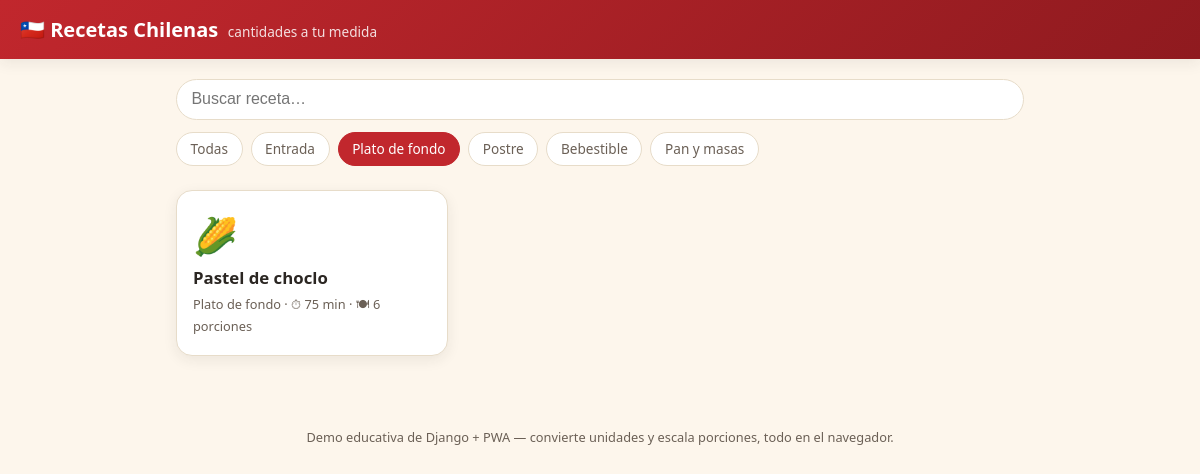
The page /?categoria=fondo on the database its author committed.
### recetas/models.py (models this page shows, shortened)
class Receta(models.Model):
    ENTRADA = "entrada"
    FONDO = "fondo"
    POSTRE = "postre"
    BEBESTIBLE = "bebestible"
    PAN_MASA = "pan_masa"
    CATEGORIA_CHOICES = [
        (ENTRADA, "Entrada"),
        (FONDO, "Plato de fondo"),
        (POSTRE, "Postre"),
        (BEBESTIBLE, "Bebestible"),
        (PAN_MASA, "Pan y masas"),
    ]
    nombre = models.CharField(max_length=100)
    slug = models.SlugField(max_length=110, unique=True)
    emoji = models.CharField(
        max_length=8, default="🍽️", help_text="Emoji decorativo para la tarjeta de la receta."
    )
    descripcion = models.TextField(blank=True)
    categoria = models.CharField(max_length=20, choices=CATEGORIA_CHOICES, default=FONDO)
    porciones_base = models.PositiveSmallIntegerField(
        default=4, help_text="Número de porciones al que corresponden las cantidades guardadas."
    )
    tiempo_preparacion_min = models.PositiveSmallIntegerField(
        help_text="Tiempo total estimado de preparación, en minutos."
    )
    pasos = models.TextField(
        help_text="Un paso por línea. Se muestran como una lista numerada."
    )
    creado = models.DateTimeField(auto_now_add=True)
    class Meta:
        ordering = ["nombre"]
    def get_absolute_url(self):
        return reverse("receta_detalle", args=[self.slug])

### recetas/views.py (the view)
# urls.py: path("", views.lista_recetas, name="lista_recetas"),
def lista_recetas(request):
    categoria = request.GET.get("categoria", "")
    busqueda = request.GET.get("q", "").strip()
    recetas = Receta.objects.all()
    if categoria:
        recetas = recetas.filter(categoria=categoria)
    if busqueda:
        recetas = recetas.filter(nombre__icontains=busqueda)
    return render(
        request,
        "recetas/lista.html",
        {
            "recetas": recetas,
            "categorias": Receta.CATEGORIA_CHOICES,
            "categoria_actual": categoria,
            "busqueda": busqueda,
        },
    )

### recetas/templates/recetas/lista.html (shortened to what this page needs)
{% extends "recetas/base.html" %}
{% block contenido %}
  <form class="filtros" method="get">
    <input
      class="filtros__buscar"
      type="search"
      name="q"
      placeholder="Buscar receta…"
      value="{{ busqueda }}"
    >
    <div class="filtros__categorias">
      <a
        href="{% url 'lista_recetas' %}{% if busqueda %}?q={{ busqueda }}{% endif %}"
        class="chip {% if not categoria_actual %}chip--activo{% endif %}"
      >Todas</a>
      {% for valor, etiqueta in categorias %}
        <a
          href="?categoria={{ valor }}{% if busqueda %}&q={{ busqueda }}{% endif %}"
          class="chip {% if categoria_actual == valor %}chip--activo{% endif %}"
        >{{ etiqueta }}</a>
      {% endfor %}
    </div>
  </form>
  {% if recetas %}
    <div class="grilla">
      {% for receta in recetas %}
        <a class="tarjeta" href="{{ receta.get_absolute_url }}">
          <span class="tarjeta__emoji" aria-hidden="true">{{ receta.emoji }}</span>
          <h2 class="tarjeta__nombre">{{ receta.nombre }}</h2>
          <p class="tarjeta__meta">
            {{ receta.get_categoria_display }} · ⏱ {{ receta.tiempo_preparacion_min }} min · 🍽 {{ receta.porciones_base }} porciones
          </p>
        </a>
      {% endfor %}
    </div>
  {% else %}
    <p class="vacio">No hay recetas que coincidan con tu búsqueda.</p>
  {% endif %}
{% endblock %}

### recetas/static/recetas/styles.css (style rules this page uses)
:root { --rojo: #c1272d; --rojo-oscuro: #8f1a1f; --crema: #fdf6ec; --azul: #0033a0; --texto: #2b2622; --texto-suave: #6b6056; --borde: #e7dcc9; --sombra: 0 4px 14px rgba(43, 38, 34, 0.08); }
* { box-sizing: border-box; }
body { margin: 0; font-family: "Segoe UI", system-ui, -apple-system, Roboto, sans-serif; background: var(--crema); color: var(--texto); }
a { color: var(--rojo); text-decoration: none; }
.filtros { display: flex; flex-direction: column; gap: 0.75rem; margin-bottom: 1.5rem; }
.filtros__buscar { width: 100%; padding: 0.65rem 0.9rem; border: 1px solid var(--borde); border-radius: 999px; font-size: 1rem; background: #fff; }
.filtros__categorias { display: flex; flex-wrap: wrap; gap: 0.5rem; }
.chip { padding: 0.4rem 0.85rem; border-radius: 999px; border: 1px solid var(--borde); background: #fff; color: var(--texto-suave); font-size: 0.85rem; white-space: nowrap; }
.chip--activo { background: var(--rojo); border-color: var(--rojo); color: #fff; }
.grilla { display: grid; grid-template-columns: repeat(auto-fill, minmax(220px, 1fr)); gap: 1rem; }
.tarjeta { background: #fff; border-radius: 16px; padding: 1.25rem 1rem; box-shadow: var(--sombra); display: flex; flex-direction: column; gap: 0.4rem; transition: transform 0.15s ease; border: 1px solid var(--borde); }
.tarjeta__emoji { font-size: 2.25rem; }
.tarjeta__nombre { margin: 0; font-size: 1.05rem; color: var(--texto); }
.tarjeta__meta { margin: 0; font-size: 0.8rem; color: var(--texto-suave); }

### rows shown on the page
Receta: emoji "🌽", nombre "Pastel de choclo", categoria "Plato de fondo", tiempo_preparacion_min "75", porciones_base "6"

### other values the page prints
{{ etiqueta }} "Entrada" "Plato de fondo" "Postre" "Bebestible" "Pan y masas"
